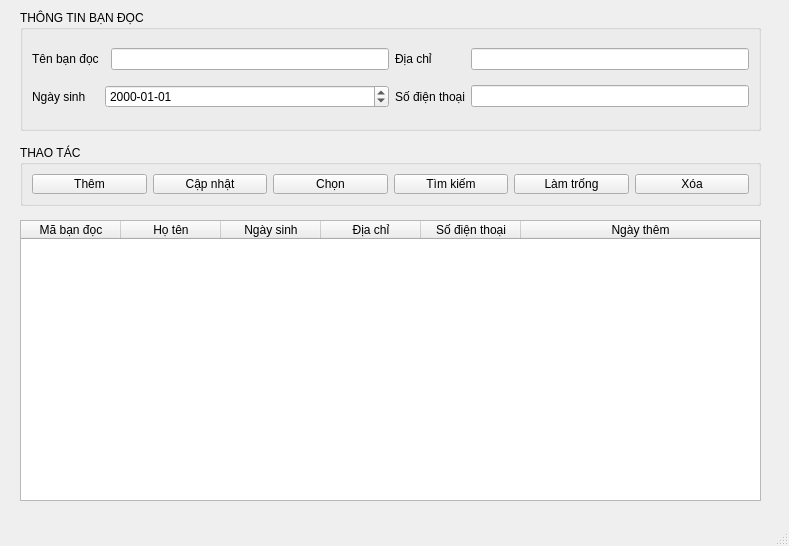
<?xml version="1.0" encoding="UTF-8"?>
<ui version="4.0">
 <class>ql_bandocWindow</class>
 <widget class="QMainWindow" name="ql_bandocWindow">
  <property name="geometry">
   <rect>
    <x>0</x>
    <y>0</y>
    <width>789</width>
    <height>546</height>
   </rect>
  </property>
  <property name="windowTitle">
   <string>Quản lý bạn đọc</string>
  </property>
  <property name="windowIcon">
   <iconset>
    <normaloff>icon/book_2_24dp_FILL0_wght400_GRAD0_opsz24.svg</normaloff>icon/book_2_24dp_FILL0_wght400_GRAD0_opsz24.svg</iconset>
  </property>
  <widget class="QWidget" name="centralwidget">
   <widget class="QGroupBox" name="groupBox">
    <property name="geometry">
     <rect>
      <x>20</x>
      <y>10</y>
      <width>741</width>
      <height>121</height>
     </rect>
    </property>
    <property name="title">
     <string>THÔNG TIN BẠN ĐỌC</string>
    </property>
    <layout class="QGridLayout" name="gridLayout_2">
     <item row="0" column="0">
      <widget class="QLabel" name="label_4">
       <property name="text">
        <string>Tên bạn đọc</string>
       </property>
      </widget>
     </item>
     <item row="1" column="4">
      <widget class="QLineEdit" name="soDienThoai_lineEdit"/>
     </item>
     <item row="0" column="4">
      <widget class="QLineEdit" name="diaChi_lineEdit"/>
     </item>
     <item row="1" column="3">
      <widget class="QLabel" name="label_7">
       <property name="text">
        <string>Số điện thoại</string>
       </property>
      </widget>
     </item>
     <item row="0" column="3">
      <widget class="QLabel" name="label_6">
       <property name="text">
        <string>Địa chỉ</string>
       </property>
      </widget>
     </item>
     <item row="1" column="0">
      <widget class="QLabel" name="label_5">
       <property name="text">
        <string>Ngày sinh</string>
       </property>
      </widget>
     </item>
     <item row="0" column="2">
      <widget class="QLineEdit" name="hoTen_lineEdit"/>
     </item>
     <item row="1" column="1" colspan="2">
      <widget class="QDateEdit" name="dateEdit">
       <property name="displayFormat">
        <string>yyyy-MM-dd</string>
       </property>
      </widget>
     </item>
    </layout>
   </widget>
   <widget class="QGroupBox" name="groupBox_2">
    <property name="geometry">
     <rect>
      <x>20</x>
      <y>145</y>
      <width>741</width>
      <height>61</height>
     </rect>
    </property>
    <property name="title">
     <string>THAO TÁC</string>
    </property>
    <layout class="QGridLayout" name="gridLayout_3">
     <item row="0" column="0">
      <widget class="QPushButton" name="them_pushButton">
       <property name="text">
        <string>Thêm</string>
       </property>
       <property name="icon">
        <iconset>
         <normaloff>icon/add_circle_24dp_FILL0_wght400_GRAD0_opsz24.svg</normaloff>icon/add_circle_24dp_FILL0_wght400_GRAD0_opsz24.svg</iconset>
       </property>
      </widget>
     </item>
     <item row="0" column="1">
      <widget class="QPushButton" name="capNhat_pushButton">
       <property name="text">
        <string>Cập nhật</string>
       </property>
       <property name="icon">
        <iconset>
         <normaloff>icon/sync_24dp_FILL0_wght400_GRAD0_opsz24.svg</normaloff>icon/sync_24dp_FILL0_wght400_GRAD0_opsz24.svg</iconset>
       </property>
      </widget>
     </item>
     <item row="0" column="2">
      <widget class="QPushButton" name="chon_pushButton">
       <property name="text">
        <string>Chọn</string>
       </property>
       <property name="icon">
        <iconset>
         <normaloff>icon/check_box_24dp_FILL0_wght400_GRAD0_opsz24.svg</normaloff>icon/check_box_24dp_FILL0_wght400_GRAD0_opsz24.svg</iconset>
       </property>
      </widget>
     </item>
     <item row="0" column="3">
      <widget class="QPushButton" name="timKiem_pushButton">
       <property name="text">
        <string>Tìm kiếm</string>
       </property>
       <property name="icon">
        <iconset>
         <normaloff>icon/search_24dp_FILL0_wght400_GRAD0_opsz24.svg</normaloff>icon/search_24dp_FILL0_wght400_GRAD0_opsz24.svg</iconset>
       </property>
      </widget>
     </item>
     <item row="0" column="4">
      <widget class="QPushButton" name="clear_pushButton">
       <property name="text">
        <string>Làm trống</string>
       </property>
       <property name="icon">
        <iconset>
         <normaloff>icon/backspace_24dp_FILL0_wght400_GRAD0_opsz24.svg</normaloff>icon/backspace_24dp_FILL0_wght400_GRAD0_opsz24.svg</iconset>
       </property>
      </widget>
     </item>
     <item row="0" column="5">
      <widget class="QPushButton" name="xoa_pushButton">
       <property name="text">
        <string>Xóa</string>
       </property>
       <property name="icon">
        <iconset>
         <normaloff>icon/delete_24dp_FILL0_wght400_GRAD0_opsz24.svg</normaloff>icon/delete_24dp_FILL0_wght400_GRAD0_opsz24.svg</iconset>
       </property>
      </widget>
     </item>
    </layout>
   </widget>
   <widget class="QTableWidget" name="tableWidget">
    <property name="geometry">
     <rect>
      <x>20</x>
      <y>220</y>
      <width>741</width>
      <height>281</height>
     </rect>
    </property>
    <property name="focusPolicy">
     <enum>Qt::NoFocus</enum>
    </property>
    <property name="showGrid">
     <bool>false</bool>
    </property>
    <property name="columnCount">
     <number>6</number>
    </property>
    <attribute name="horizontalHeaderStretchLastSection">
     <bool>true</bool>
    </attribute>
    <attribute name="verticalHeaderVisible">
     <bool>false</bool>
    </attribute>
    <column>
     <property name="text">
      <string>Mã bạn đọc</string>
     </property>
    </column>
    <column>
     <property name="text">
      <string>Họ tên</string>
     </property>
    </column>
    <column>
     <property name="text">
      <string>Ngày sinh</string>
     </property>
    </column>
    <column>
     <property name="text">
      <string>Địa chỉ</string>
     </property>
    </column>
    <column>
     <property name="text">
      <string>Số điện thoại</string>
     </property>
    </column>
    <column>
     <property name="text">
      <string>Ngày thêm</string>
     </property>
    </column>
   </widget>
  </widget>
  <widget class="QMenuBar" name="menubar">
   <property name="geometry">
    <rect>
     <x>0</x>
     <y>0</y>
     <width>789</width>
     <height>21</height>
    </rect>
   </property>
  </widget>
  <widget class="QStatusBar" name="statusbar"/>
 </widget>
 <resources/>
 <connections/>
</ui>
